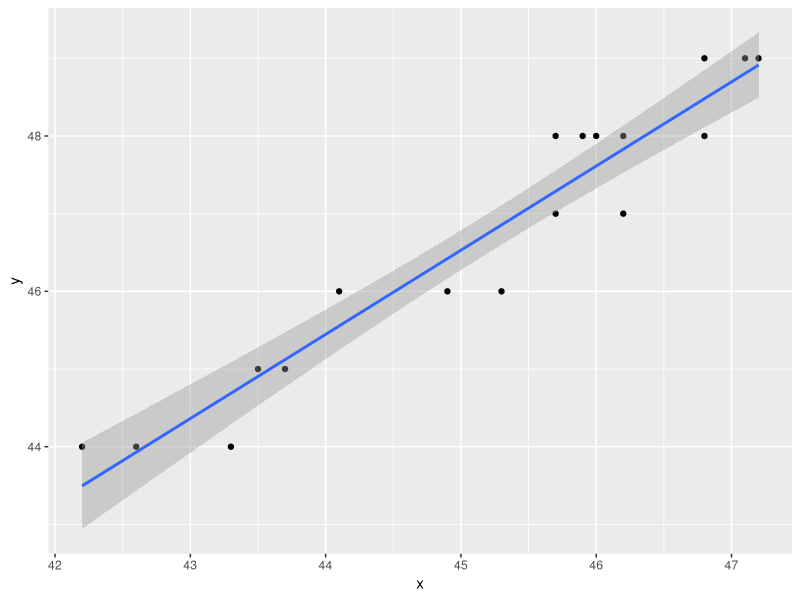
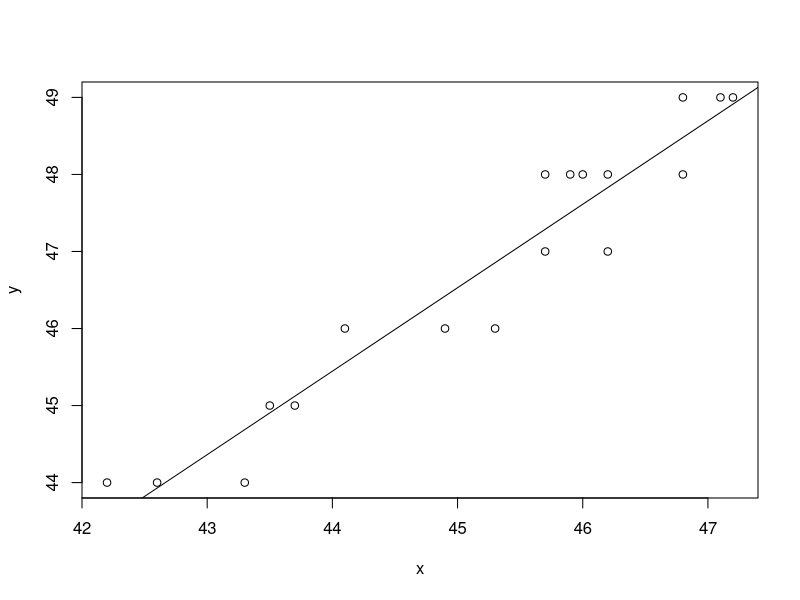
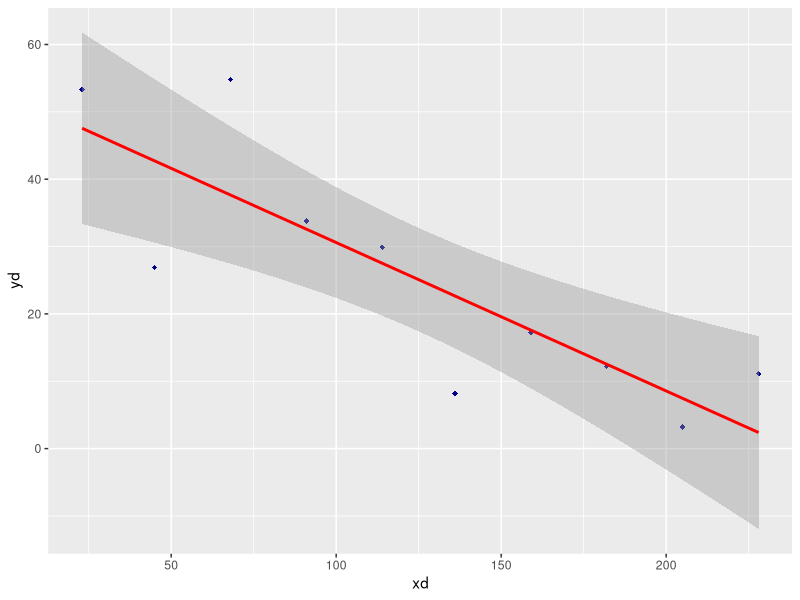
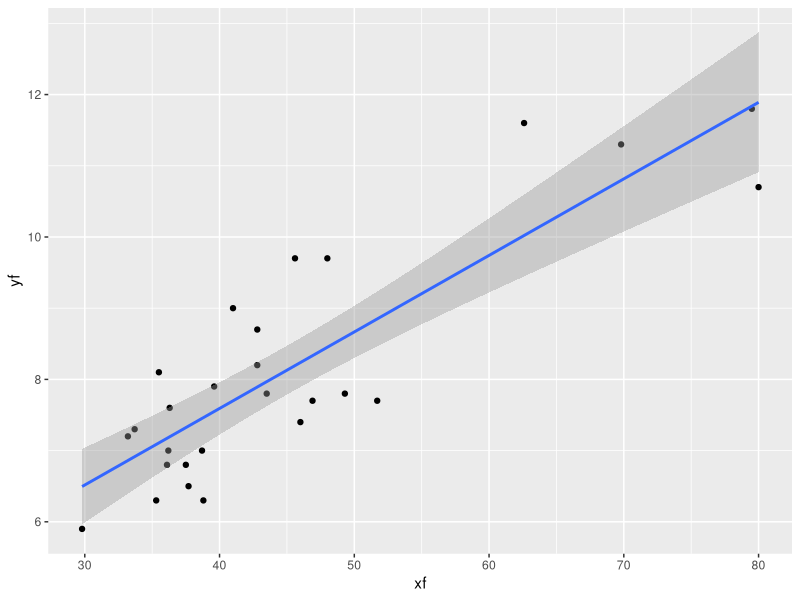

Here is the R script that generated these plots, in order:
x<-c(42.2,42.6,43.3,43.5,43.7,44.1,44.9,45.3,45.7,45.7,45.9,46,46.2,46.2,46.8,46.8,47.1,47.2)
y<-c(44,44,44,45,45,46,46,46,47,48,48,48,47,48,48,49,49,49)
mod<-lm(y~x)
summary(lm(y~x))
anova(lm(y~x))
require(ggplot2)
dat<-data.frame(x,y)
ggplot(dat,aes(x,y))+geom_point()+geom_smooth(method = "lm")
plot(x,y)
abline(lsfit(x,y))
qf(.95,16,1)
qt(.975,16)
###
xa<-c(635,644,711,708,836,820,810,870,856,923,878,937,948)
ya<-c(100,93,88,84,77,75,74,63,57,55,47,43,38)
moda<-lm(ya~xa)
#intervalo de confianza
#> (beta1)-.17563-(2.200985*.01837)(t de tablas*error standart)
#[1] -0.2160621
#> -.17563+(2.200985*.01837)
#[1] -0.1351979
######################################ejercicio2#################################################
#y^+-t(a/2,n-2)*s*sqrt(1+(1/n)+(x*-med)^2/sxx) prediccion
xs<-c(8,15,16.5,20,20,27.5,30,30,35,38,40,45,50,50,55,55,59,65)#profundidad
ys<-c(22.8,27.2,23.7,17.1,21.5,18.6,16.1,23.4,13.4,19.5,12.4,13.2
      ,11.4,10.3,14.1,9.7,12,6.8)#resistencia: calcular un intervalo de confianza al 95% con una
#profundidad de 45
modlin<-lm(ys~xs)
summary(modlin)
#intervalo de prediccion=b1+-(t*sqrt(s^2)*sqrt(y^)
#=-.29756+(2.119905*.04116)=-.2103047
#=-.29756-(2.119905*.04116)=-.3848153
#ejercicio 2
xd<-c(23,45,68,91,114,136,159,182,205,228)
yd<-c(53.3,26.9,54.8,33.8,29.9,8.2,17.2,12.2,3.2,11.1)
#zavala la grafica de dispersion la seleccion del modelo?
#**si, la dispersion esta muy cencana a la recta de regresion
#Obtenga la recta de minimos cuadrados ordinarios
#**y=52.6269-0.2204x
#que proporcion de la variacion puede ser atribuida al modelo
#**el modelo puede predecir el 66.36% de las variables
#sera el mrls un modelo util? utilice prueba de hipotesis al 95%
#**tiene p-value menor al .025 por lo que se rechaza la hipotesis nula
#calcule e interprete un intervalo de confianza de 95% para y cuando
#**(-0.3376895,-0.1030305)
#**Los valores para el estimador B1 se encontraran entre -0.3376895 y -0.1030305, lo cual indica
#**una relacion negativa, es decir por cada aumento de x el valor de y se encontrara en este  
#**intervalo
datos<-data.frame(xd,yd)
ggplot(datos,aes(xd,yd))+geom_point(pch=18,color="darkblue")+geom_smooth(method = "lm",color="red")
cor(xd,yd)^2
######################################ejercicio 3################################################
#bo + b1x*+-t(sbo+b1)
xf<-c(29.8,33.2,33.7,35.3,35.5,36.1,36.2,36.3,37.5,37.7,38.7,38.8,39.6,41,42.8,42.8,43.5,45.6,46
      ,46.9,48,49.3,51.7,62.6,69.8,79.5,80)
yf<-c(5.9,7.2,7.3,6.3,8.1,6.8,7,7.6,6.8,6.5,7,6.3,7.9,9,8.2,8.7,7.8,9.7,7.4,7.7,9.7,7.8,7.7,11.6
      ,11.3,11.8,10.7)
b1<-cov(xf,yf)/var(xf)
bo<-mean(yf)-(b1*mean(xf))
recta<-bo+b1*xf
errores<-yf-recta
val<-data.frame(xf=40)
valo<-data.frame(xf,yf)
predict(lm(yf~xf),val,interval = "prediction")
confint(lm(yf~xf))
require(ggplot2)
ggplot(valo,aes(xf,yf))+geom_point()+geom_smooth(method = "lm")